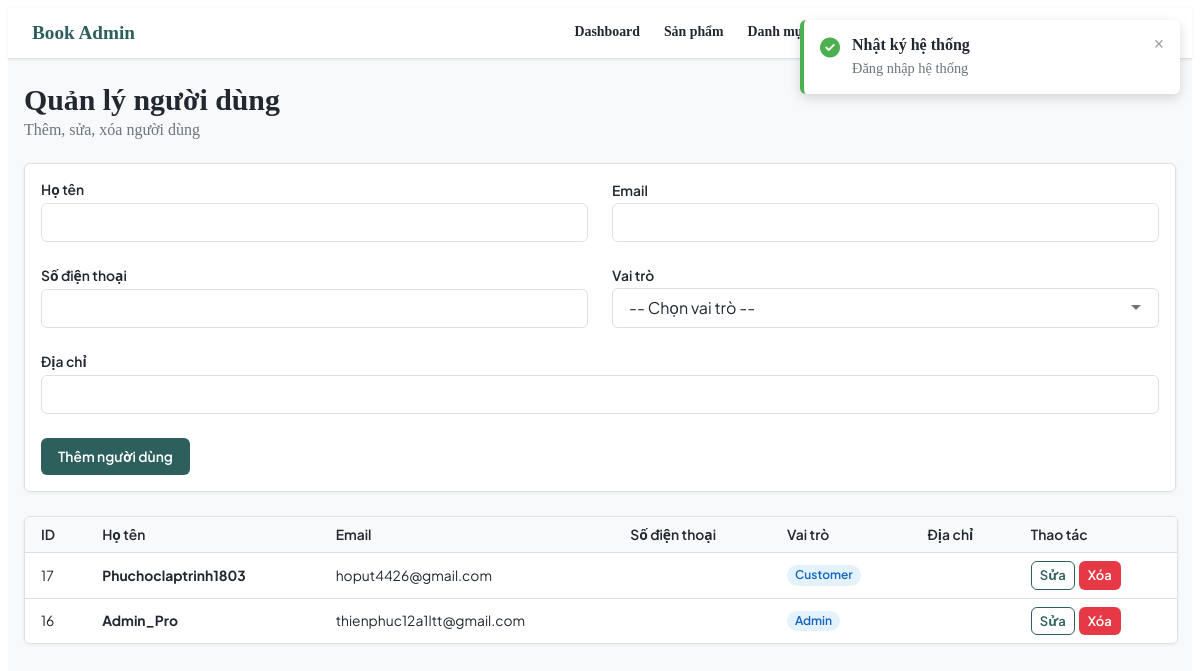
Page /admin/users.php (signed in) on the committed database.
### tables this page shows
CREATE TABLE IF NOT EXISTS `user` (
  `CustomerID` int NOT NULL AUTO_INCREMENT,
  `RoleID` int DEFAULT NULL,
  `LastName` varchar(50) NOT NULL,
  `FirstName` varchar(50) NOT NULL,
  `Email` varchar(100) NOT NULL,
  `Password` varchar(255) NOT NULL,
  `Phone` varchar(20) DEFAULT NULL,
  `Address` text,
  `CreatedDate` datetime DEFAULT CURRENT_TIMESTAMP,
  `username` varchar(100) DEFAULT NULL,
  `ResetToken` varchar(10) DEFAULT NULL,
  `ResetTokenExpires` datetime DEFAULT NULL,
  PRIMARY KEY (`CustomerID`),
  UNIQUE KEY `Email` (`Email`),
  KEY `fk_user_role` (`RoleID`)
);

CREATE TABLE IF NOT EXISTS `role` (
  `RoleID` int NOT NULL AUTO_INCREMENT,
  `RoleName` varchar(50) NOT NULL,
  `Description` text,
  PRIMARY KEY (`RoleID`)
);

### admin/users.php (the view, shortened to what this page needs)
<?php
require_once 'data.php';
require_once 'partials.php';
$editUser = null;
$users = [];
$resUsers = $conn->query("
  SELECT u.CustomerID, u.LastName, u.FirstName, u.Email, u.Phone, u.Address, r.RoleName
  FROM user u
  LEFT JOIN role r ON u.RoleID = r.RoleID
  ORDER BY u.CustomerID DESC
");
if ($resUsers) {
  while ($row = $resUsers->fetch_assoc()) {
    $users[] = $row;
  }
}
$editFullName = $editUser ? trim(($editUser['LastName'] ?? '') . ' ' . ($editUser['FirstName'] ?? '')) : '';
?>
<!DOCTYPE html>
<html lang="vi">
<head>
  <title>Quản lý người dùng</title><?= adminCssLinks() ?>
</head>
<body>
  <div class="app-layout">
    <main class="page-content">
      <header class="page-header"><div><h1>Quản lý người dùng</h1><p>Thêm, sửa, xóa người dùng</p></div></header>
      <form method="post" class="card">
        <div class="card__body form">
          <div class="form-row">
            <div class="form-group">
              <label class="form-label">Họ tên</label>
              <input class="form-control" name="name" value="<?= h($editFullName) ?>" required>
            </div>
            <div class="form-group">
              <label class="form-label">Email</label>
              <input class="form-control" type="email" name="email" value="<?= h($editUser['Email'] ?? '') ?>" required>
            </div>
          </div>
          <div class="form-row">
            <div class="form-group">
              <label class="form-label">Số điện thoại</label>
              <input class="form-control" type="text" name="phone" value="<?= h($editUser['Phone'] ?? '') ?>">
            </div>
            <div class="form-group">
              <label class="form-label">Vai trò</label>
              <select class="form-control" name="role_id" required>
                <option value="">-- Chọn vai trò --</option>
              </select>
            </div>
          </div>
          <div class="form-row">
            <div class="form-group" style="width: 100%;">
              <label class="form-label">Địa chỉ</label>
              <input class="form-control" type="text" name="address" value="<?= h($editUser['Address'] ?? '') ?>">
            </div>
          </div>
          <div class="btn-group">
            <button class="btn btn--primary" type="submit"><?= $editUser ? 'Cập nhật người dùng' : 'Thêm người dùng' ?></button>
          </div>
        </div>
      </form>
      <div class="table-wrapper">
        <table class="table">
          <thead>
            <tr>
              <th>ID</th>
              <th>Họ tên</th>
              <th>Email</th>
              <th>Số điện thoại</th>
              <th>Vai trò</th>
              <th>Địa chỉ</th>
              <th>Thao tác</th>
            </tr>
          </thead>
          <tbody>
            <?php foreach ($users as $user): ?>
              <tr>
                <td><?= h($user['CustomerID']) ?></td>
                <td><strong><?= h(($user['LastName'] ?? '') . ' ' . ($user['FirstName'] ?? '')) ?></strong></td>
                <td><?= h($user['Email']) ?></td>
                <td><?= h($user['Phone'] ?? 'Chưa cập nhật') ?></td>
                <td><span class="badge badge--info"><?= h($user['RoleName'] ?? 'Chưa xác định') ?></span></td>
                <td><?= h($user['Address'] ?? 'Chưa cập nhật') ?></td>
                <td class="table__actions">
                  <a class="btn btn--sm btn--outline" href="users.php?edit=<?= h($user['CustomerID']) ?>">Sửa</a>
                  <form method="post" onsubmit="return confirm('Bạn có chắc chắn muốn xóa người dùng này?')" style="display:inline">
                    <button class="btn btn--sm btn--danger" type="submit">Xóa</button>
                  </form>
                </td>
              </tr>
            <?php endforeach; ?>
          </tbody>
        </table>
      </div>
    </main>
  </div>
</body>
</html>

### assets/css/variables.css (style rules this page uses)
:root { --color-primary-dark: #1e4241; --color-primary: #2d5f5d; --color-secondary: #f9b234; --color-accent: #e85d04; --color-accent-dark: #c44d03; --color-background: #f8f9fa; --color-surface: #ffffff; --color-border: #e0e0e0; --color-text: #222831; --color-text-light: #6c757d; --color-success: #4caf50; --color-error: #e63946; --color-warning: #ffb703; --color-info: #2196f3; --font-family-base: 'Plus Jakarta Sans', 'Segoe UI', Roboto, Helvetica, Arial, sans-serif; --font-size-base: 15px; --font-size-xxs: 0.733rem; --font-size-sm: 0.866rem; --font-size-md: 1rem; --font-size-lg: 1.2rem; --font-size-xl: 1.466rem; --font-size-xxl: 1.866rem; --font-size-3xl: 2.4rem; --font-weight-normal: 400; --font-weight-medium: 500; --font-weight-bold: 600; --font-weight-extra-bold: 700; --line-height-base: 1.6; --spacing-xxs: 2px; --spacing-xs: 4px; --spacing-sm: 8px; --spacing-md: 16px; --spacing-lg: 24px; --spacing-xl: 40px; --spacing-xxl: 64px; --border-radius-sm: 4px; --border-radius: 6px; --border-radius-lg: 12px; --border-width: 1px; --box-shadow-sm: 0 1px 3px rgba(44, 62, 80, 0.08); --box-shadow-md: 0 4px 12px rgba(44, 62, 80, 0.12); --box-shadow-lg: 0 8px 24px rgba(44, 62, 80, 0.16); --transition-fast: 0.15s cubic-bezier(0.4, 0, 0.2, 1); --transition-base: 0.3s cubic-bezier(0.4, 0, 0.2, 1); --transition-slow: 0.5s cubic-bezier(0.4, 0, 0.2, 1); }

### assets/css/components/button.css (style rules this page uses)
.btn { display: inline-flex; align-items: center; justify-content: center; gap: var(--spacing-sm); padding: var(--spacing-sm) var(--spacing-md); font-family: var(--font-family-base); font-size: var(--font-size-sm); font-weight: var(--font-weight-bold); line-height: 1.4; text-decoration: none; white-space: nowrap; border: var(--border-width) solid transparent; border-radius: var(--border-radius); cursor: pointer; transition: background-color var(--transition-fast), color var(--transition-fast), border-color var(--transition-fast), box-shadow var(--transition-fast), transform var(--transition-fast); }
.btn--primary { background-color: var(--color-primary); color: var(--color-surface); }
.btn--outline { background-color: transparent; color: var(--color-primary); border-color: var(--color-primary); }
.btn--danger { background-color: var(--color-error); color: var(--color-surface); }
.btn--sm { padding: var(--spacing-xs) var(--spacing-sm); font-size: 0.8125rem; }
.btn-group { display: inline-flex; flex-wrap: wrap; gap: var(--spacing-sm); }

### assets/css/components/badge.css (style rules this page uses)
.badge { display: inline-flex; align-items: center; gap: var(--spacing-xs); padding: var(--spacing-xxs) var(--spacing-sm); font-size: 0.75rem; font-weight: var(--font-weight-bold); line-height: 1.4; border-radius: 999px; white-space: nowrap; }
.badge--info { background-color: rgba(33, 150, 243, 0.12); color: #1565c0; }

### assets/css/components/card.css (style rules this page uses)
.card { display: flex; flex-direction: column; background-color: var(--color-surface); border: var(--border-width) solid var(--color-border); border-radius: var(--border-radius); box-shadow: var(--box-shadow-sm); overflow: hidden; transition: box-shadow var(--transition-base), transform var(--transition-base); }
.card__body { display: flex; flex-direction: column; gap: var(--spacing-sm); padding: var(--spacing-md); flex: 1; }

### assets/css/components/form.css (style rules this page uses)
.form { display: flex; flex-direction: column; gap: var(--spacing-lg); }
.form-row { display: grid; grid-template-columns: repeat(auto-fit, minmax(260px, 1fr)); gap: var(--spacing-lg); align-items: end; }
.form-row .form-group { min-width: 0; }
.form-group { display: flex; flex-direction: column; gap: var(--spacing-xs); min-width: 0; }
.form-label { font-family: var(--font-family-base); font-size: var(--font-size-sm); font-weight: var(--font-weight-bold); color: var(--color-text); }
.form-control { box-sizing: border-box; width: 100%; min-width: 0; padding: var(--spacing-sm) var(--spacing-md); font-family: var(--font-family-base); font-size: var(--font-size-md); color: var(--color-text); background-color: var(--color-surface); border: var(--border-width) solid var(--color-border); border-radius: var(--border-radius); transition: border-color var(--transition-fast), box-shadow var(--transition-fast); }
.form-control::placeholder { color: var(--color-text-light); }
select.form-control { appearance: none; background-repeat: no-repeat; background-position: right var(--spacing-md) center; padding-right: calc(var(--spacing-md) * 2); }

### rows in the picture
user: CustomerID "17", LastName+FirstName "Phuchoclaptrinh1803", Email "hoput4426@gmail.com", RoleID.RoleName "Customer"
user: CustomerID "16", LastName+FirstName "Admin_Pro", Email "thienphuc12a1ltt@gmail.com", RoleID.RoleName "Admin"

### other values in the picture
$toastMsg "Đăng nhập hệ thống"
